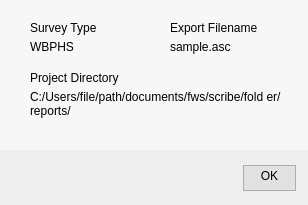
<?xml version="1.0" encoding="UTF-8"?>
<ui version="4.0">
 <class>ProjectInformation</class>
 <widget class="QDialog" name="ProjectInformation">
  <property name="geometry">
   <rect>
    <x>0</x>
    <y>0</y>
    <width>308</width>
    <height>205</height>
   </rect>
  </property>
  <property name="sizePolicy">
   <sizepolicy hsizetype="Fixed" vsizetype="Fixed">
    <horstretch>0</horstretch>
    <verstretch>0</verstretch>
   </sizepolicy>
  </property>
  <property name="minimumSize">
   <size>
    <width>308</width>
    <height>205</height>
   </size>
  </property>
  <property name="maximumSize">
   <size>
    <width>308</width>
    <height>205</height>
   </size>
  </property>
  <property name="windowTitle">
   <string>Project Information</string>
  </property>
  <property name="styleSheet">
   <string notr="true">background-color: #F7F7F7;</string>
  </property>
  <widget class="QLabel" name="label">
   <property name="geometry">
    <rect>
     <x>30</x>
     <y>20</y>
     <width>101</width>
     <height>16</height>
    </rect>
   </property>
   <property name="styleSheet">
    <string notr="true">font: Bold 13px &quot;Segoe UI&quot;;</string>
   </property>
   <property name="text">
    <string>Survey Type</string>
   </property>
  </widget>
  <widget class="QLabel" name="lblSurveyType">
   <property name="geometry">
    <rect>
     <x>30</x>
     <y>40</y>
     <width>111</width>
     <height>31</height>
    </rect>
   </property>
   <property name="styleSheet">
    <string notr="true">font: 13px &quot;Segoe UI&quot;;
background-color: transparent;</string>
   </property>
   <property name="text">
    <string>WBPHS</string>
   </property>
   <property name="alignment">
    <set>Qt::AlignLeading|Qt::AlignLeft|Qt::AlignTop</set>
   </property>
   <property name="wordWrap">
    <bool>true</bool>
   </property>
  </widget>
  <widget class="QLabel" name="lblFileName">
   <property name="geometry">
    <rect>
     <x>170</x>
     <y>40</y>
     <width>121</width>
     <height>41</height>
    </rect>
   </property>
   <property name="styleSheet">
    <string notr="true">font: 13px &quot;Segoe UI&quot;;
background-color: transparent;</string>
   </property>
   <property name="text">
    <string>sample.asc</string>
   </property>
   <property name="alignment">
    <set>Qt::AlignLeading|Qt::AlignLeft|Qt::AlignTop</set>
   </property>
   <property name="wordWrap">
    <bool>true</bool>
   </property>
  </widget>
  <widget class="QLabel" name="label_2">
   <property name="geometry">
    <rect>
     <x>170</x>
     <y>20</y>
     <width>101</width>
     <height>16</height>
    </rect>
   </property>
   <property name="styleSheet">
    <string notr="true">font: Bold 13px &quot;Segoe UI&quot;;</string>
   </property>
   <property name="text">
    <string>Export Filename</string>
   </property>
  </widget>
  <widget class="QLabel" name="lblDirectory">
   <property name="geometry">
    <rect>
     <x>30</x>
     <y>90</y>
     <width>261</width>
     <height>51</height>
    </rect>
   </property>
   <property name="styleSheet">
    <string notr="true">font: 13px &quot;Segoe UI&quot;;
background-color: transparent;</string>
   </property>
   <property name="text">
    <string>C:/Users/file/path/documents/fws/scribe/fold er/reports/</string>
   </property>
   <property name="alignment">
    <set>Qt::AlignLeading|Qt::AlignLeft|Qt::AlignTop</set>
   </property>
   <property name="wordWrap">
    <bool>true</bool>
   </property>
  </widget>
  <widget class="QLabel" name="label_3">
   <property name="geometry">
    <rect>
     <x>30</x>
     <y>70</y>
     <width>141</width>
     <height>16</height>
    </rect>
   </property>
   <property name="styleSheet">
    <string notr="true">font: Bold 13px &quot;Segoe UI&quot;;</string>
   </property>
   <property name="text">
    <string>Project Directory</string>
   </property>
  </widget>
  <widget class="QFrame" name="frame">
   <property name="geometry">
    <rect>
     <x>0</x>
     <y>150</y>
     <width>308</width>
     <height>56</height>
    </rect>
   </property>
   <property name="sizePolicy">
    <sizepolicy hsizetype="Fixed" vsizetype="Fixed">
     <horstretch>0</horstretch>
     <verstretch>0</verstretch>
    </sizepolicy>
   </property>
   <property name="minimumSize">
    <size>
     <width>308</width>
     <height>56</height>
    </size>
   </property>
   <property name="maximumSize">
    <size>
     <width>308</width>
     <height>56</height>
    </size>
   </property>
   <property name="styleSheet">
    <string notr="true">background: #EEEEEE;
opacity: 1;
margin: 0;
</string>
   </property>
   <property name="frameShape">
    <enum>QFrame::NoFrame</enum>
   </property>
   <property name="frameShadow">
    <enum>QFrame::Plain</enum>
   </property>
   <layout class="QHBoxLayout" name="horizontalLayout_2">
    <property name="spacing">
     <number>0</number>
    </property>
    <property name="leftMargin">
     <number>0</number>
    </property>
    <property name="topMargin">
     <number>0</number>
    </property>
    <property name="rightMargin">
     <number>0</number>
    </property>
    <property name="bottomMargin">
     <number>0</number>
    </property>
    <item>
     <layout class="QVBoxLayout" name="verticalLayout">
      <property name="spacing">
       <number>0</number>
      </property>
      <item>
       <spacer name="verticalSpacer_2">
        <property name="orientation">
         <enum>Qt::Vertical</enum>
        </property>
        <property name="sizeHint" stdset="0">
         <size>
          <width>20</width>
          <height>15</height>
         </size>
        </property>
       </spacer>
      </item>
      <item>
       <layout class="QHBoxLayout" name="horizontalLayout">
        <property name="spacing">
         <number>0</number>
        </property>
        <item>
         <spacer name="horizontalSpacer">
          <property name="orientation">
           <enum>Qt::Horizontal</enum>
          </property>
          <property name="sizeHint" stdset="0">
           <size>
            <width>40</width>
            <height>20</height>
           </size>
          </property>
         </spacer>
        </item>
        <item>
         <widget class="QPushButton" name="buttonBox">
          <property name="sizePolicy">
           <sizepolicy hsizetype="Fixed" vsizetype="Fixed">
            <horstretch>0</horstretch>
            <verstretch>0</verstretch>
           </sizepolicy>
          </property>
          <property name="minimumSize">
           <size>
            <width>53</width>
            <height>26</height>
           </size>
          </property>
          <property name="maximumSize">
           <size>
            <width>53</width>
            <height>26</height>
           </size>
          </property>
          <property name="styleSheet">
           <string notr="true">QPushButton {
  border: 1px solid #ADADAD;
  opacity: 1;
  text-align: center;
  font: BOLD 13px &quot;Segoe UI&quot;;
  color: #000000;
  background: #E1E1E1;
  margin: 0;
  padding-bottom:4px;
}
QPushButton:hover{
  color: #000000;
  background-color: #E5F1FB;
  border-color: #0078D7;
}
QPushButton:focus{
  #box-shadow: none, 0 0 0 0.2rem rgba(0, 188, 212, 0.5);
}
QPushButto:disabled {
  color: #ffffff;
  background-color: #00bcd4;
  border-color: #00bcd4;
}</string>
          </property>
          <property name="text">
           <string>OK</string>
          </property>
         </widget>
        </item>
        <item>
         <spacer name="horizontalSpacer_2">
          <property name="orientation">
           <enum>Qt::Horizontal</enum>
          </property>
          <property name="sizeType">
           <enum>QSizePolicy::Fixed</enum>
          </property>
          <property name="sizeHint" stdset="0">
           <size>
            <width>12</width>
            <height>20</height>
           </size>
          </property>
         </spacer>
        </item>
       </layout>
      </item>
      <item>
       <spacer name="verticalSpacer">
        <property name="orientation">
         <enum>Qt::Vertical</enum>
        </property>
        <property name="sizeHint" stdset="0">
         <size>
          <width>20</width>
          <height>15</height>
         </size>
        </property>
       </spacer>
      </item>
     </layout>
    </item>
   </layout>
  </widget>
 </widget>
 <resources/>
 <connections/>
</ui>
